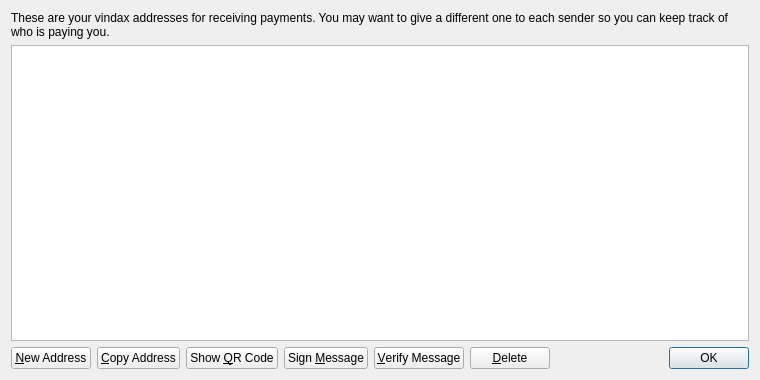
<?xml version="1.0" encoding="UTF-8"?>
<ui version="4.0">
 <class>AddressBookPage</class>
 <widget class="QWidget" name="AddressBookPage">
  <property name="geometry">
   <rect>
    <x>0</x>
    <y>0</y>
    <width>760</width>
    <height>380</height>
   </rect>
  </property>
  <property name="windowTitle">
   <string>Address Book</string>
  </property>
  <layout class="QVBoxLayout" name="verticalLayout">
   <item>
    <widget class="QLabel" name="labelExplanation">
     <property name="text">
      <string>These are your vindax addresses for receiving payments. You may want to give a different one to each sender so you can keep track of who is paying you.</string>
     </property>
     <property name="textFormat">
      <enum>Qt::PlainText</enum>
     </property>
     <property name="wordWrap">
      <bool>true</bool>
     </property>
    </widget>
   </item>
   <item>
    <widget class="QTableView" name="tableView">
     <property name="contextMenuPolicy">
      <enum>Qt::CustomContextMenu</enum>
     </property>
     <property name="toolTip">
      <string>Double-click to edit address or label</string>
     </property>
     <property name="tabKeyNavigation">
      <bool>false</bool>
     </property>
     <property name="alternatingRowColors">
      <bool>true</bool>
     </property>
     <property name="selectionMode">
      <enum>QAbstractItemView::SingleSelection</enum>
     </property>
     <property name="selectionBehavior">
      <enum>QAbstractItemView::SelectRows</enum>
     </property>
     <property name="sortingEnabled">
      <bool>true</bool>
     </property>
     <attribute name="verticalHeaderVisible">
      <bool>false</bool>
     </attribute>
    </widget>
   </item>
   <item>
    <layout class="QHBoxLayout" name="horizontalLayout">
     <item>
      <widget class="QPushButton" name="newAddressButton">
       <property name="toolTip">
        <string>Create a new address</string>
       </property>
       <property name="text">
        <string>&amp;New Address</string>
       </property>
       <property name="icon">
        <iconset resource="../bitcoin.qrc">
         <normaloff>:/icons/add</normaloff>:/icons/add</iconset>
       </property>
      </widget>
     </item>
     <item>
      <widget class="QPushButton" name="copyToClipboard">
       <property name="toolTip">
        <string>Copy the currently selected address to the system clipboard</string>
       </property>
       <property name="text">
        <string>&amp;Copy Address</string>
       </property>
       <property name="icon">
        <iconset resource="../bitcoin.qrc">
         <normaloff>:/icons/editcopy</normaloff>:/icons/editcopy</iconset>
       </property>
      </widget>
     </item>
     <item>
      <widget class="QPushButton" name="showQRCode">
       <property name="text">
        <string>Show &amp;QR Code</string>
       </property>
       <property name="icon">
        <iconset resource="../bitcoin.qrc">
         <normaloff>:/icons/qrcode</normaloff>:/icons/qrcode</iconset>
       </property>
      </widget>
     </item>
     <item>
      <widget class="QPushButton" name="signMessage">
       <property name="toolTip">
        <string>Sign a message to prove you own a vindax address</string>
       </property>
       <property name="text">
        <string>Sign &amp;Message</string>
       </property>
       <property name="icon">
        <iconset resource="../bitcoin.qrc">
         <normaloff>:/icons/edit</normaloff>:/icons/edit</iconset>
       </property>
      </widget>
     </item>
     <item>
      <widget class="QPushButton" name="verifyMessage">
       <property name="toolTip">
        <string>Verify a message to ensure it was signed with a specified vindax address</string>
       </property>
       <property name="text">
        <string>&amp;Verify Message</string>
       </property>
       <property name="icon">
        <iconset resource="../bitcoin.qrc">
         <normaloff>:/icons/transaction_0</normaloff>:/icons/transaction_0</iconset>
       </property>
      </widget>
     </item>
     <item>
      <widget class="QPushButton" name="deleteButton">
       <property name="toolTip">
        <string>Delete the currently selected address from the list</string>
       </property>
       <property name="text">
        <string>&amp;Delete</string>
       </property>
       <property name="icon">
        <iconset resource="../bitcoin.qrc">
         <normaloff>:/icons/remove</normaloff>:/icons/remove</iconset>
       </property>
      </widget>
     </item>
     <item>
      <spacer name="horizontalSpacer">
       <property name="orientation">
        <enum>Qt::Horizontal</enum>
       </property>
       <property name="sizeHint" stdset="0">
        <size>
         <width>40</width>
         <height>20</height>
        </size>
       </property>
      </spacer>
     </item>
     <item>
      <widget class="QDialogButtonBox" name="buttonBox">
       <property name="sizePolicy">
        <sizepolicy hsizetype="Maximum" vsizetype="Fixed">
         <horstretch>0</horstretch>
         <verstretch>0</verstretch>
        </sizepolicy>
       </property>
       <property name="standardButtons">
        <set>QDialogButtonBox::Ok</set>
       </property>
      </widget>
     </item>
    </layout>
   </item>
  </layout>
 </widget>
 <resources>
  <include location="../bitcoin.qrc"/>
 </resources>
 <connections/>
</ui>
